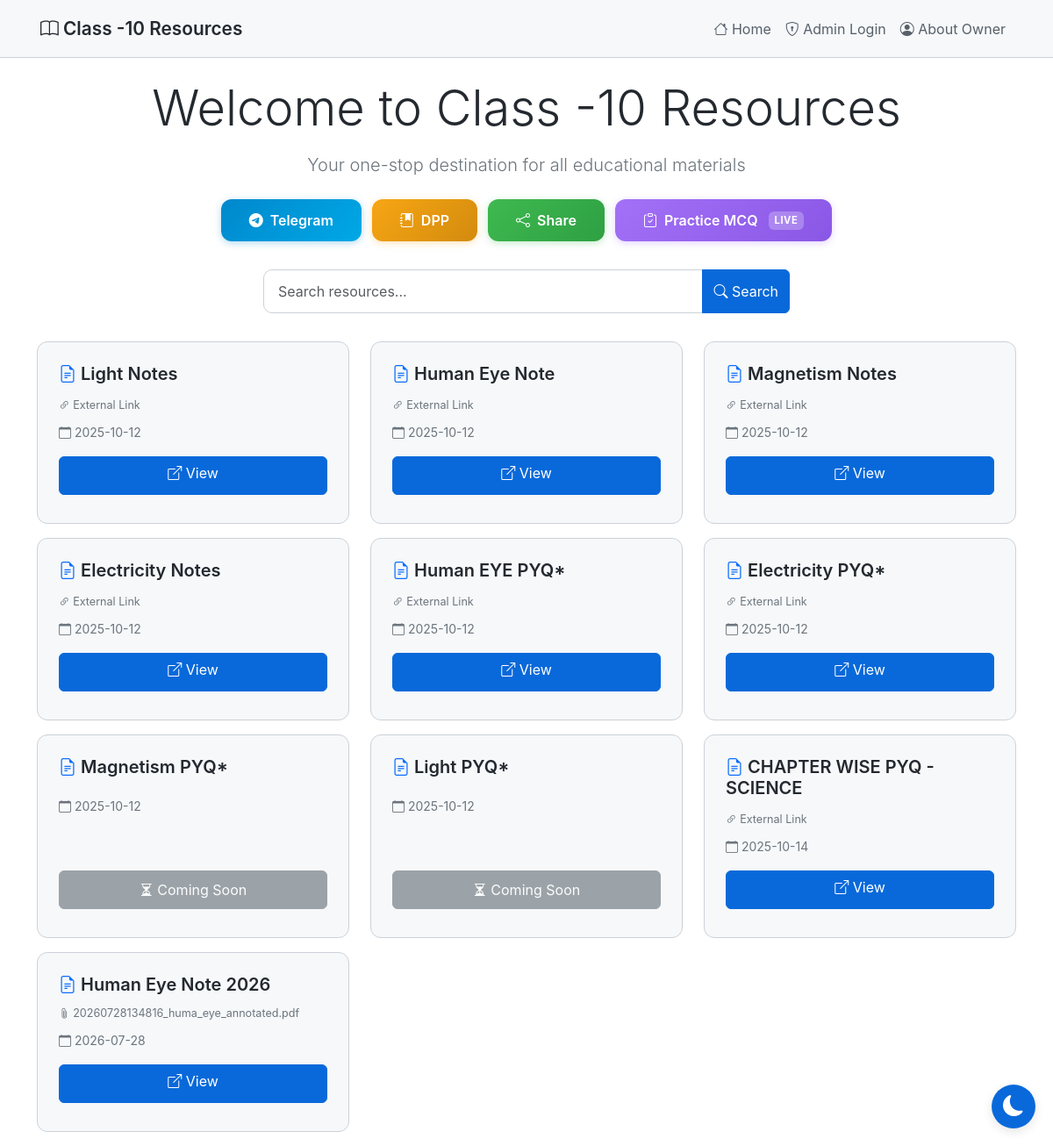
Before: / with the older database file.
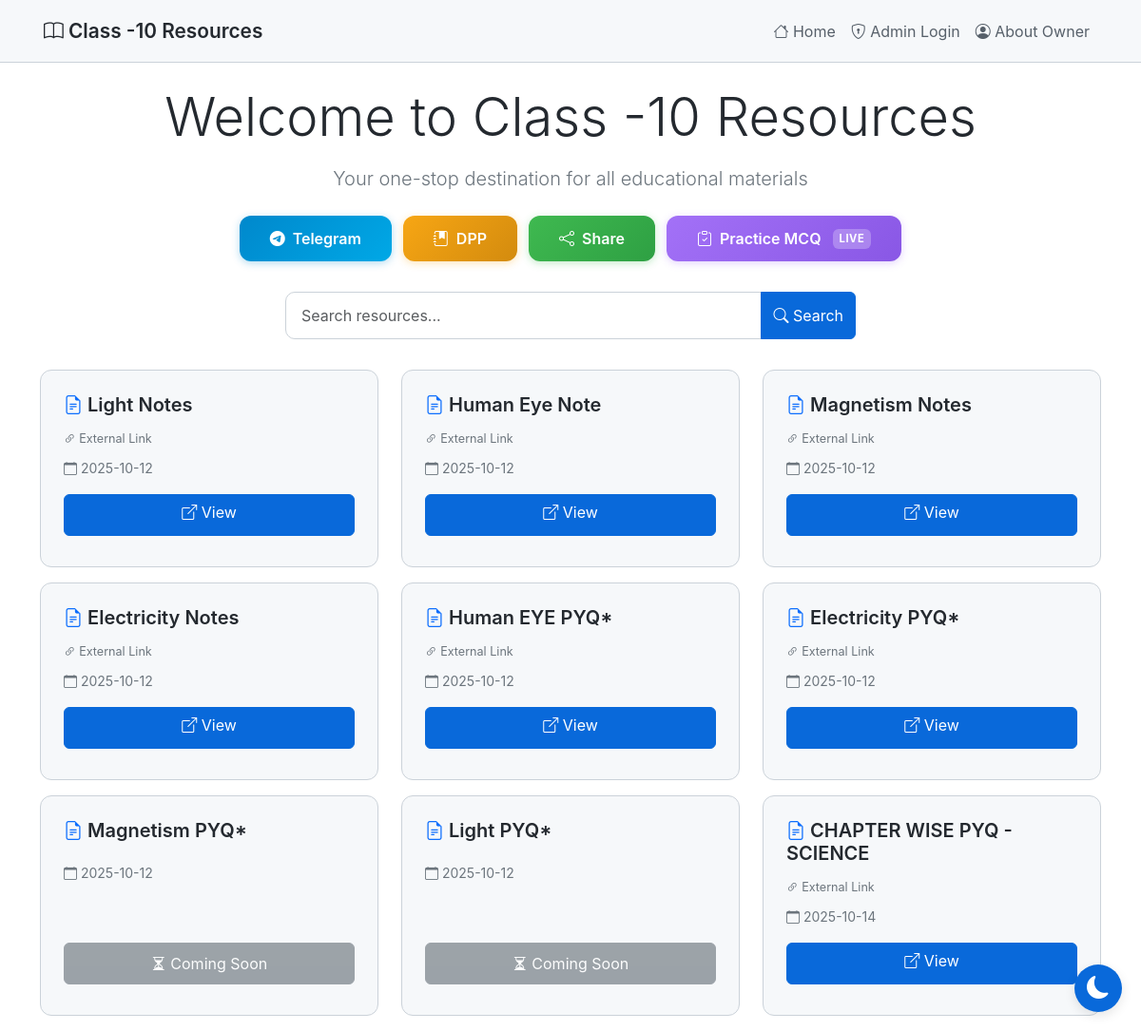
After: the same page with the newer database file.
### tables this page shows
CREATE TABLE "resources"
                     (id INTEGER PRIMARY KEY AUTOINCREMENT,
                      name TEXT NOT NULL,
                      link TEXT,
                      filename TEXT,
                      created_at TIMESTAMP DEFAULT CURRENT_TIMESTAMP);

### app.py (the view)
@app.route('/')
def index():
    conn = sqlite3.connect('database.db')
    conn.row_factory = sqlite3.Row
    c = conn.cursor()
    search_query = request.args.get('search', '')
    if search_query:
        c.execute('SELECT * FROM resources WHERE name LIKE ? ORDER BY created_at ASC',
                  ('%' + search_query + '%',))
    else:
        c.execute('SELECT * FROM resources ORDER BY created_at ASC')
    resources = c.fetchall()
    c.execute('SELECT * FROM owner_info WHERE id = 1')
    owner_info = c.fetchone()
    c.execute('SELECT * FROM dpps ORDER BY created_at DESC')
    dpps = c.fetchall()
    conn.close()
    is_admin = 'admin' in session
    return render_template('index.html', resources=resources, is_admin=is_admin,
                          search_query=search_query, owner_info=owner_info, dpps=dpps)

### templates/index.html (shortened to what this page needs)
{% extends "base.html" %}
{% block content %}
<div class="text-center my-3">
    <h1 class="display-4 mb-3">Welcome to Class -10 Resources</h1>
    <p class="lead text-secondary">Your one-stop destination for all educational materials</p>
</div>
<div class="action-buttons">
    {% if owner_info %}
    <a href="{{ owner_info['telegram_link'] }}" target="_blank" class="action-btn btn-telegram">
        <i class="bi bi-telegram"></i> Telegram
    </a>
    {% endif %}
    <a href="{{ url_for('dpp_page') }}" class="action-btn btn-dpp">
        <i class="bi bi-journal-bookmark-fill"></i> DPP
    </a>
    <button onclick="shareWebsite()" class="action-btn btn-share">
        <i class="bi bi-share"></i> Share
    </button>
    <a href="{{ url_for('practice_mcq') }}" class="action-btn btn-mcq btn-mcq-highlight" title="Practice MCQs">
        <i class="bi bi-clipboard-check"></i> Practice MCQ
        <span class="coming-soon-badge">Live</span>
    </a>
</div>
<div class="search-container">
    <form method="GET" action="{{ url_for('index') }}">
        <div class="input-group">
            <input type="text" name="search" id="searchInput" class="form-control search-input"
                   placeholder="Search resources..." value="{{ search_query or '' }}"
                   autocomplete="off"
                   oninput="autoSearch()">
            <button class="btn btn-primary" type="submit" aria-label="Search">
                <i class="bi bi-search"></i><span class="d-none d-sm-inline"> Search</span>
            </button>
        </div>
    </form>
</div>
<div class="row mt-4">
    {% if resources %}
        {% for resource in resources %}
        <div class="col-12 col-sm-6 col-lg-4 mb-3">
            <div class="card h-100">
                <div class="card-body d-flex flex-column">
                    <h5 class="card-title">
                        <i class="bi bi-file-earmark-text text-primary"></i>
                        {{ resource['name'] }}
                    </h5>
                    <div class="card-text mb-2">
                        {% if resource['filename'] %}
                            <small class="text-secondary d-block text-truncate" title="{{ resource['filename'] }}">
                                <i class="bi bi-paperclip"></i> {{ resource['filename'] }}
                            </small>
                        {% elif resource['link'] %}
                            <small class="text-secondary">
                                <i class="bi bi-link-45deg"></i> External Link
                            </small>
                        {% endif %}
                    </div>
                    <div class="mb-3">
                        <small class="text-secondary">
                            <i class="bi bi-calendar"></i>
                            {{ resource['created_at'][:10] }}
                        </small>
                    </div>
                    <div class="mt-auto">
                        {% if resource['link'] or resource['filename'] %}
                            <a href="{{ url_for('view_resource', id=resource['id']) }}"
                               class="btn btn-primary w-100 mb-2" target="_blank">
                                <i class="bi bi-box-arrow-up-right"></i> View
                            </a>
                        {% else %}
                            <button class="btn btn-secondary w-100 mb-2" disabled>
                                <i class="bi bi-hourglass-split"></i> Coming Soon
                            </button>
                        {% endif %}
                    </div>
                </div>
            </div>
        </div>
        {% endfor %}
    {% endif %}
</div>
{% endblock %}

### templates/base.html (shortened to what this page needs)
<!DOCTYPE html>
<html lang="en" data-theme="light">
<head>
    <link href="https://cdn.jsdelivr.net/npm/bootstrap@5.3.2/dist/css/bootstrap.min.css" rel="stylesheet">
    <link rel="stylesheet" href="https://cdn.jsdelivr.net/npm/bootstrap-icons@1.11.1/font/bootstrap-icons.css">
</head>
<body>
    <nav class="navbar navbar-expand-lg navbar-dark">
        <div class="container">
            <a class="navbar-brand" href="{{ url_for('index') }}">
                <i class="bi bi-book"></i> Class -10 Resources
            </a>
            <div class="collapse navbar-collapse" id="navbarNav">
                <ul class="navbar-nav ms-auto">
                    <li class="nav-item">
                        <a class="nav-link" href="{{ url_for('index') }}">
                            <i class="bi bi-house"></i> Home
                        </a>
                    </li>
                    {% if session.admin %}
                    <li class="nav-item">
                        <a class="nav-link" href="{{ url_for('add_resource') }}">
                            <i class="bi bi-plus-circle"></i> Add Resource
                        </a>
                    </li>
                    <li class="nav-item">
                        <a class="nav-link" href="{{ url_for('download_database') }}">
                            <i class="bi bi-download"></i> Backup DB
                        </a>
                    </li>
                    <li class="nav-item">
                        <a class="nav-link" href="{{ url_for('logout') }}">
                            <i class="bi bi-box-arrow-right"></i> Logout
                        </a>
                    </li>
                    {% else %}
                    <li class="nav-item">
                        <a class="nav-link" href="{{ url_for('login') }}">
                            <i class="bi bi-shield-lock"></i> Admin Login
                        </a>
                    </li>
                    {% endif %}
                    <li class="nav-item">
                        <a class="nav-link" href="{{ url_for('about_owner') }}">
                            <i class="bi bi-person-circle"></i> About Owner
                        </a>
                    </li>
                </ul>
            </div>
        </div>
    </nav>
    <div class="container mt-4">
        {% block content %}{% endblock %}
    </div>
    <button class="theme-toggle" id="themeToggle" aria-label="Toggle theme">
        <i class="bi bi-moon-fill" id="themeIcon"></i>
    </button>
</body>
</html>

### templates/base.html (style rules this page uses)
:root { --bg-primary: #ffffff; --bg-secondary: #f6f8fa; --bg-tertiary: #ffffff; --text-primary: #24292f; --text-secondary: #57606a; --border-color: #cbd2d9; --accent-color: #0969da; --success-color: #1a7f37; --danger-color: #cf222e; --shadow-color: rgba(0, 0, 0, 0.1); }
body { background-color: var(--bg-primary); color: var(--text-primary); font-family: -apple-system, BlinkMacSystemFont, 'Segoe UI', 'Noto Sans', Helvetica, Arial, sans-serif; min-height: 100vh; transition: background-color 0.3s ease, color 0.3s ease; }
* { transition: background-color 0.3s ease, color 0.3s ease, border-color 0.3s ease; }
.navbar { background-color: var(--bg-secondary) !important; border-bottom: 1px solid var(--border-color); padding: 0.75rem 0; }
.navbar .container { padding-left: 1rem; padding-right: 1rem; }
.navbar-brand { font-weight: 600; color: var(--text-primary) !important; font-size: 1.3rem; }
.nav-link { color: var(--text-secondary) !important; transition: color 0.3s ease; }
.btn-primary { background-color: var(--accent-color); border-color: var(--accent-color); transition: all 0.3s ease; min-height: 44px; }
.btn { min-height: 44px; }
.card { background-color: var(--bg-secondary); border: 1px solid var(--border-color); border-radius: 12px; transition: all 0.3s ease; overflow: hidden; }
.card-body { padding: 1.5rem; }
.card-title { color: var(--text-primary); font-weight: 600; margin-bottom: 0.75rem; }
.card-text { color: var(--text-secondary); font-size: 0.9rem; }
.form-control, .form-select { background-color: var(--bg-tertiary); border: 1px solid var(--border-color); color: var(--text-primary); }
.theme-toggle { position: fixed; bottom: 20px; right: 20px; width: 50px; height: 50px; border-radius: 50%; background: var(--accent-color); border: none; color: white; font-size: 1.5rem; cursor: pointer; box-shadow: 0 4px 12px var(--shadow-color); transition: all 0.3s ease; z-index: 1000; display: flex; align-items: center; justify-content: center; }
.action-buttons { display: flex; flex-wrap: wrap; gap: 0.75rem; justify-content: center; margin: 1.5rem 0; padding: 0 1rem; }
.action-btn { padding: 0.75rem 2rem; font-size: 1rem; font-weight: 600; border-radius: 12px; text-decoration: none; display: inline-flex; align-items: center; justify-content: center; gap: 0.5rem; transition: all 0.3s ease; border: none; cursor: pointer; min-height: 44px; white-space: nowrap; }
.btn-telegram { background: linear-gradient(135deg, #0088cc, #00a8e6); color: white; }
.btn-share { background: linear-gradient(135deg, #3fb950, #2ea043); color: white; }
.btn-mcq { background: linear-gradient(135deg, #a371f7, #8957e5); color: white; }
.btn-mcq-highlight { position: relative; box-shadow: 0 0 0 rgba(163, 113, 247, 0.4); animation: mcqPulse 2.2s infinite; }
.btn-mcq-highlight::after { content: ""; position: absolute; inset: -3px; border-radius: 14px; border: 2px solid rgba(163, 113, 247, 0.5); opacity: 0; animation: mcqRing 2.2s infinite; }
.coming-soon-badge { background: rgba(255,255,255,0.25); border-radius: 6px; padding: 2px 7px; font-size: 0.7rem; font-weight: 700; letter-spacing: 0.05em; text-transform: uppercase; margin-left: 0.25rem; }
[data-theme="light"] .btn-telegram { box-shadow: 0 2px 8px rgba(0, 136, 204, 0.3); }
[data-theme="light"] .btn-share { box-shadow: 0 2px 8px rgba(63, 185, 80, 0.3); }
[data-theme="light"] .btn-mcq { box-shadow: 0 2px 8px rgba(163, 113, 247, 0.3); }
.search-container { max-width: 600px; margin: 2rem auto; }
.search-input { border-radius: 10px; padding: 0.75rem 1rem; }
.btn-dpp { background: linear-gradient(135deg, #f7a614, #d38b0e); color: white; }
[data-theme="light"] .btn-dpp { box-shadow: 0 2px 8px rgba(247, 166, 20, 0.3); }

Changed rows visible on the page:
removed resources: name "Human Eye Note 2026", filename "20260728134816_huma_eye_annotated.pdf", created_at "2026-07-28"
